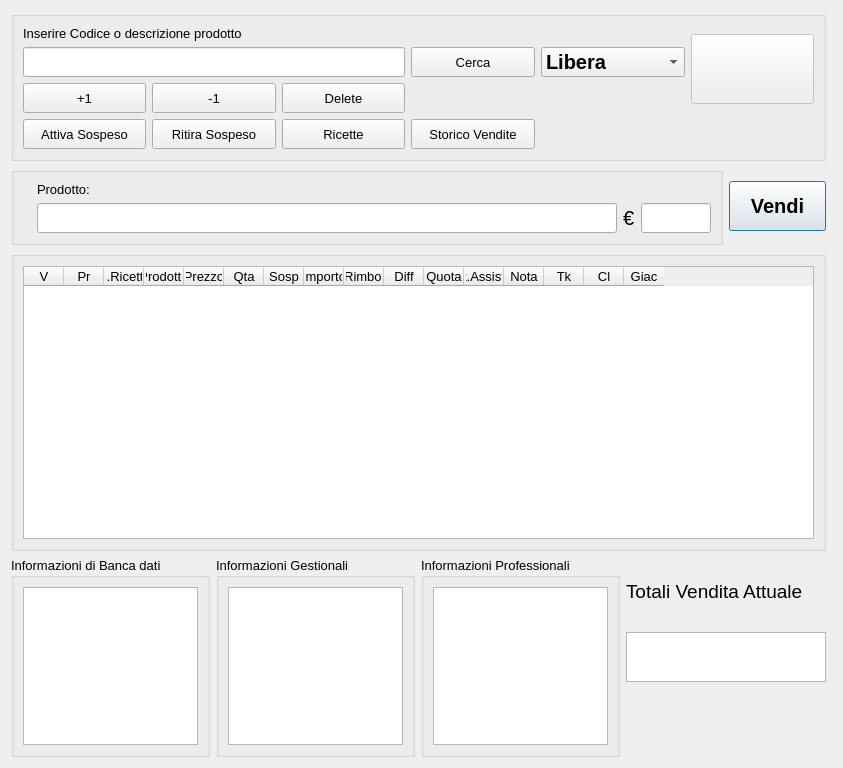
<?xml version="1.0" encoding="UTF-8"?>
<ui version="4.0">
 <class>Dialog</class>
 <widget class="QDialog" name="Dialog">
  <property name="geometry">
   <rect>
    <x>0</x>
    <y>0</y>
    <width>843</width>
    <height>753</height>
   </rect>
  </property>
  <property name="font">
   <font>
    <pointsize>10</pointsize>
   </font>
  </property>
  <property name="windowTitle">
   <string>Dialog</string>
  </property>
  <layout class="QGridLayout" name="gridLayout_2">
   <item row="3" column="0" rowspan="3">
    <widget class="QGroupBox" name="groupBox_InfoBancaDati">
     <property name="minimumSize">
      <size>
       <width>0</width>
       <height>200</height>
      </size>
     </property>
     <property name="maximumSize">
      <size>
       <width>16777215</width>
       <height>200</height>
      </size>
     </property>
     <property name="title">
      <string>Informazioni di Banca dati</string>
     </property>
     <layout class="QGridLayout" name="gridLayout_5">
      <item row="0" column="0">
       <widget class="QTableWidget" name="tableWidget_InformazioniBancaDati"/>
      </item>
     </layout>
    </widget>
   </item>
   <item row="3" column="1" rowspan="3">
    <widget class="QGroupBox" name="groupBox_InformazioniGestionali">
     <property name="minimumSize">
      <size>
       <width>0</width>
       <height>200</height>
      </size>
     </property>
     <property name="maximumSize">
      <size>
       <width>16777215</width>
       <height>200</height>
      </size>
     </property>
     <property name="font">
      <font>
       <pointsize>10</pointsize>
      </font>
     </property>
     <property name="title">
      <string>Informazioni Gestionali</string>
     </property>
     <layout class="QGridLayout" name="gridLayout_6">
      <item row="0" column="0">
       <widget class="QTableWidget" name="tableWidget_InformazioniGestionali"/>
      </item>
     </layout>
    </widget>
   </item>
   <item row="3" column="2" rowspan="3">
    <widget class="QGroupBox" name="groupBox_InformazioniProfessionali">
     <property name="minimumSize">
      <size>
       <width>0</width>
       <height>200</height>
      </size>
     </property>
     <property name="maximumSize">
      <size>
       <width>16777215</width>
       <height>200</height>
      </size>
     </property>
     <property name="font">
      <font>
       <pointsize>10</pointsize>
      </font>
     </property>
     <property name="title">
      <string>Informazioni Professionali</string>
     </property>
     <layout class="QGridLayout" name="gridLayout_7">
      <item row="0" column="0">
       <widget class="QTableWidget" name="tableWidget_InformazioniProfessionali"/>
      </item>
     </layout>
    </widget>
   </item>
   <item row="3" column="3" colspan="2">
    <widget class="QLabel" name="label_TotaliVenditaAttuale">
     <property name="font">
      <font>
       <pointsize>14</pointsize>
      </font>
     </property>
     <property name="layoutDirection">
      <enum>Qt::LeftToRight</enum>
     </property>
     <property name="autoFillBackground">
      <bool>false</bool>
     </property>
     <property name="text">
      <string>Totali Vendita Attuale</string>
     </property>
    </widget>
   </item>
   <item row="4" column="3" colspan="2">
    <widget class="QTextBrowser" name="textBrowser_valore_TotaliVenditaAttuale">
     <property name="minimumSize">
      <size>
       <width>200</width>
       <height>50</height>
      </size>
     </property>
     <property name="maximumSize">
      <size>
       <width>200</width>
       <height>50</height>
      </size>
     </property>
     <property name="font">
      <font>
       <pointsize>28</pointsize>
       <weight>75</weight>
       <bold>true</bold>
      </font>
     </property>
     <property name="html">
      <string>&lt;!DOCTYPE HTML PUBLIC &quot;-//W3C//DTD HTML 4.0//EN&quot; &quot;http://www.w3.org/TR/REC-html40/strict.dtd&quot;&gt;
&lt;html&gt;&lt;head&gt;&lt;meta name=&quot;qrichtext&quot; content=&quot;1&quot; /&gt;&lt;style type=&quot;text/css&quot;&gt;
p, li { white-space: pre-wrap; }
&lt;/style&gt;&lt;/head&gt;&lt;body style=&quot; font-family:'MS Shell Dlg 2'; font-size:28pt; font-weight:600; font-style:normal;&quot;&gt;
&lt;p align=&quot;center&quot; style=&quot;-qt-paragraph-type:empty; margin-top:0px; margin-bottom:0px; margin-left:0px; margin-right:0px; -qt-block-indent:0; text-indent:0px; font-size:10pt; font-weight:400;&quot;&gt;&lt;br /&gt;&lt;/p&gt;
&lt;p align=&quot;center&quot; style=&quot;-qt-paragraph-type:empty; margin-top:0px; margin-bottom:0px; margin-left:0px; margin-right:0px; -qt-block-indent:0; text-indent:0px; font-size:10pt; font-weight:400;&quot;&gt;&lt;br /&gt;&lt;/p&gt;&lt;/body&gt;&lt;/html&gt;</string>
     </property>
    </widget>
   </item>
   <item row="5" column="5">
    <widget class="QFrame" name="frame">
     <property name="frameShape">
      <enum>QFrame::StyledPanel</enum>
     </property>
     <property name="frameShadow">
      <enum>QFrame::Raised</enum>
     </property>
    </widget>
   </item>
   <item row="2" column="0" colspan="5">
    <widget class="QGroupBox" name="groupBox_Vendita">
     <property name="sizePolicy">
      <sizepolicy hsizetype="Preferred" vsizetype="Preferred">
       <horstretch>0</horstretch>
       <verstretch>0</verstretch>
      </sizepolicy>
     </property>
     <property name="minimumSize">
      <size>
       <width>595</width>
       <height>300</height>
      </size>
     </property>
     <property name="styleSheet">
      <string notr="true"/>
     </property>
     <property name="title">
      <string/>
     </property>
     <layout class="QGridLayout" name="gridLayout_4">
      <item row="0" column="0">
       <widget class="QTableWidget" name="tableWidget_Vendita">
        <property name="enabled">
         <bool>true</bool>
        </property>
        <property name="sizePolicy">
         <sizepolicy hsizetype="Expanding" vsizetype="Expanding">
          <horstretch>0</horstretch>
          <verstretch>0</verstretch>
         </sizepolicy>
        </property>
        <property name="styleSheet">
         <string notr="true"/>
        </property>
        <property name="autoScroll">
         <bool>true</bool>
        </property>
        <property name="alternatingRowColors">
         <bool>true</bool>
        </property>
        <property name="selectionMode">
         <enum>QAbstractItemView::ContiguousSelection</enum>
        </property>
        <property name="selectionBehavior">
         <enum>QAbstractItemView::SelectRows</enum>
        </property>
        <property name="horizontalScrollMode">
         <enum>QAbstractItemView::ScrollPerItem</enum>
        </property>
        <attribute name="horizontalHeaderVisible">
         <bool>true</bool>
        </attribute>
        <attribute name="horizontalHeaderCascadingSectionResizes">
         <bool>false</bool>
        </attribute>
        <attribute name="horizontalHeaderDefaultSectionSize">
         <number>40</number>
        </attribute>
        <attribute name="horizontalHeaderHighlightSections">
         <bool>true</bool>
        </attribute>
        <attribute name="horizontalHeaderMinimumSectionSize">
         <number>40</number>
        </attribute>
        <attribute name="horizontalHeaderShowSortIndicator" stdset="0">
         <bool>false</bool>
        </attribute>
        <attribute name="horizontalHeaderStretchLastSection">
         <bool>false</bool>
        </attribute>
        <attribute name="verticalHeaderVisible">
         <bool>true</bool>
        </attribute>
        <attribute name="verticalHeaderCascadingSectionResizes">
         <bool>false</bool>
        </attribute>
        <column>
         <property name="text">
          <string>V</string>
         </property>
        </column>
        <column>
         <property name="text">
          <string>Pr</string>
         </property>
        </column>
        <column>
         <property name="text">
          <string>N.Ricetta</string>
         </property>
        </column>
        <column>
         <property name="text">
          <string>Prodotto</string>
         </property>
        </column>
        <column>
         <property name="text">
          <string>Prezzo</string>
         </property>
        </column>
        <column>
         <property name="text">
          <string>Qta</string>
         </property>
        </column>
        <column>
         <property name="text">
          <string>Sosp</string>
         </property>
        </column>
        <column>
         <property name="text">
          <string>Importo</string>
         </property>
        </column>
        <column>
         <property name="text">
          <string>Pr.Rimborso</string>
         </property>
        </column>
        <column>
         <property name="text">
          <string>Diff</string>
         </property>
        </column>
        <column>
         <property name="text">
          <string>Quota</string>
         </property>
        </column>
        <column>
         <property name="text">
          <string>Tot.Assistito</string>
         </property>
        </column>
        <column>
         <property name="text">
          <string>Nota</string>
         </property>
        </column>
        <column>
         <property name="text">
          <string>Tk</string>
         </property>
        </column>
        <column>
         <property name="text">
          <string>Cl</string>
         </property>
        </column>
        <column>
         <property name="text">
          <string>Giac</string>
         </property>
        </column>
       </widget>
      </item>
     </layout>
    </widget>
   </item>
   <item row="1" column="4">
    <widget class="QPushButton" name="pushButton_Vendi">
     <property name="minimumSize">
      <size>
       <width>0</width>
       <height>50</height>
      </size>
     </property>
     <property name="font">
      <font>
       <pointsize>15</pointsize>
       <weight>75</weight>
       <bold>true</bold>
      </font>
     </property>
     <property name="text">
      <string>Vendi</string>
     </property>
    </widget>
   </item>
   <item row="1" column="0" colspan="4">
    <widget class="QGroupBox" name="groupBox_descrizione_prodotto_selezionato">
     <property name="sizePolicy">
      <sizepolicy hsizetype="Preferred" vsizetype="Fixed">
       <horstretch>0</horstretch>
       <verstretch>0</verstretch>
      </sizepolicy>
     </property>
     <property name="maximumSize">
      <size>
       <width>16777215</width>
       <height>100</height>
      </size>
     </property>
     <property name="title">
      <string/>
     </property>
     <layout class="QGridLayout" name="gridLayout_3">
      <item row="0" column="3">
       <widget class="QLabel" name="label_Prodotto">
        <property name="text">
         <string>Prodotto:</string>
        </property>
       </widget>
      </item>
      <item row="1" column="6">
       <widget class="QLineEdit" name="lineEdit_PrezzoProdottoSelezionato">
        <property name="minimumSize">
         <size>
          <width>0</width>
          <height>30</height>
         </size>
        </property>
        <property name="maximumSize">
         <size>
          <width>70</width>
          <height>16777215</height>
         </size>
        </property>
        <property name="readOnly">
         <bool>true</bool>
        </property>
       </widget>
      </item>
      <item row="1" column="3">
       <widget class="QLineEdit" name="lineEdit_DescrizioneProdottoSelezionato">
        <property name="minimumSize">
         <size>
          <width>200</width>
          <height>30</height>
         </size>
        </property>
        <property name="readOnly">
         <bool>true</bool>
        </property>
       </widget>
      </item>
      <item row="1" column="5">
       <widget class="QLabel" name="label_Euro">
        <property name="font">
         <font>
          <pointsize>15</pointsize>
         </font>
        </property>
        <property name="text">
         <string>€</string>
        </property>
       </widget>
      </item>
      <item row="0" column="2">
       <widget class="QLabel" name="label_AICSelezione">
        <property name="text">
         <string/>
        </property>
       </widget>
      </item>
     </layout>
    </widget>
   </item>
   <item row="0" column="0" colspan="5">
    <widget class="QGroupBox" name="groupBox_inserimento_prodott">
     <property name="sizePolicy">
      <sizepolicy hsizetype="Preferred" vsizetype="Fixed">
       <horstretch>0</horstretch>
       <verstretch>0</verstretch>
      </sizepolicy>
     </property>
     <property name="maximumSize">
      <size>
       <width>16777215</width>
       <height>150</height>
      </size>
     </property>
     <property name="title">
      <string/>
     </property>
     <layout class="QGridLayout" name="gridLayout">
      <item row="0" column="0" colspan="3">
       <widget class="QLabel" name="label_InserireCodice">
        <property name="text">
         <string>Inserire Codice o descrizione prodotto</string>
        </property>
       </widget>
      </item>
      <item row="0" column="5" rowspan="3">
       <widget class="QPushButton" name="pushButton_ricettaRossa">
        <property name="enabled">
         <bool>false</bool>
        </property>
        <property name="minimumSize">
         <size>
          <width>101</width>
          <height>70</height>
         </size>
        </property>
        <property name="text">
         <string/>
        </property>
        <property name="icon">
         <iconset>
          <normaloff>PNG/Ricetta_rossa_template.png</normaloff>
          <disabledoff>PNG/Ricetta_rossa_template_disabled.png</disabledoff>PNG/Ricetta_rossa_template.png</iconset>
        </property>
        <property name="iconSize">
         <size>
          <width>101</width>
          <height>70</height>
         </size>
        </property>
       </widget>
      </item>
      <item row="1" column="3">
       <widget class="QPushButton" name="pushButton_Cerca">
        <property name="sizePolicy">
         <sizepolicy hsizetype="Minimum" vsizetype="Fixed">
          <horstretch>0</horstretch>
          <verstretch>0</verstretch>
         </sizepolicy>
        </property>
        <property name="minimumSize">
         <size>
          <width>0</width>
          <height>30</height>
         </size>
        </property>
        <property name="text">
         <string>Cerca</string>
        </property>
        <property name="shortcut">
         <string>Return</string>
        </property>
       </widget>
      </item>
      <item row="1" column="4">
       <widget class="QComboBox" name="comboBox_TipoVendita">
        <property name="enabled">
         <bool>true</bool>
        </property>
        <property name="sizePolicy">
         <sizepolicy hsizetype="Minimum" vsizetype="Fixed">
          <horstretch>0</horstretch>
          <verstretch>0</verstretch>
         </sizepolicy>
        </property>
        <property name="minimumSize">
         <size>
          <width>0</width>
          <height>30</height>
         </size>
        </property>
        <property name="font">
         <font>
          <pointsize>15</pointsize>
          <weight>75</weight>
          <bold>true</bold>
         </font>
        </property>
        <property name="layoutDirection">
         <enum>Qt::LeftToRight</enum>
        </property>
        <property name="editable">
         <bool>false</bool>
        </property>
        <property name="currentText">
         <string>Libera</string>
        </property>
        <item>
         <property name="text">
          <string>Libera</string>
         </property>
        </item>
        <item>
         <property name="text">
          <string>Soggetta</string>
         </property>
        </item>
        <item>
         <property name="text">
          <string>Parziale 2pz</string>
         </property>
        </item>
        <item>
         <property name="text">
          <string>Parziale 6pz</string>
         </property>
        </item>
        <item>
         <property name="text">
          <string>Totale 2pz</string>
         </property>
        </item>
        <item>
         <property name="text">
          <string>Totale 6pz</string>
         </property>
        </item>
       </widget>
      </item>
      <item row="2" column="0">
       <widget class="QPushButton" name="pushButton_PlusOne">
        <property name="sizePolicy">
         <sizepolicy hsizetype="Minimum" vsizetype="Fixed">
          <horstretch>0</horstretch>
          <verstretch>0</verstretch>
         </sizepolicy>
        </property>
        <property name="minimumSize">
         <size>
          <width>0</width>
          <height>30</height>
         </size>
        </property>
        <property name="text">
         <string>+1</string>
        </property>
       </widget>
      </item>
      <item row="2" column="1">
       <widget class="QPushButton" name="pushButton_LessOne">
        <property name="sizePolicy">
         <sizepolicy hsizetype="Minimum" vsizetype="Fixed">
          <horstretch>0</horstretch>
          <verstretch>0</verstretch>
         </sizepolicy>
        </property>
        <property name="minimumSize">
         <size>
          <width>0</width>
          <height>30</height>
         </size>
        </property>
        <property name="text">
         <string>-1</string>
        </property>
       </widget>
      </item>
      <item row="2" column="2">
       <widget class="QPushButton" name="pushButton_Delete">
        <property name="sizePolicy">
         <sizepolicy hsizetype="Minimum" vsizetype="Fixed">
          <horstretch>0</horstretch>
          <verstretch>0</verstretch>
         </sizepolicy>
        </property>
        <property name="minimumSize">
         <size>
          <width>0</width>
          <height>30</height>
         </size>
        </property>
        <property name="text">
         <string>Delete</string>
        </property>
       </widget>
      </item>
      <item row="3" column="0">
       <widget class="QPushButton" name="pushButton_attivaSospeso">
        <property name="enabled">
         <bool>true</bool>
        </property>
        <property name="sizePolicy">
         <sizepolicy hsizetype="Minimum" vsizetype="Fixed">
          <horstretch>0</horstretch>
          <verstretch>0</verstretch>
         </sizepolicy>
        </property>
        <property name="minimumSize">
         <size>
          <width>0</width>
          <height>30</height>
         </size>
        </property>
        <property name="text">
         <string>Attiva Sospeso</string>
        </property>
       </widget>
      </item>
      <item row="3" column="1">
       <widget class="QPushButton" name="pushButton_ritiraSospeso">
        <property name="minimumSize">
         <size>
          <width>0</width>
          <height>30</height>
         </size>
        </property>
        <property name="text">
         <string>Ritira Sospeso</string>
        </property>
       </widget>
      </item>
      <item row="1" column="0" colspan="3">
       <widget class="QLineEdit" name="lineEdit_InserireCodice">
        <property name="sizePolicy">
         <sizepolicy hsizetype="Minimum" vsizetype="Fixed">
          <horstretch>0</horstretch>
          <verstretch>0</verstretch>
         </sizepolicy>
        </property>
        <property name="minimumSize">
         <size>
          <width>200</width>
          <height>30</height>
         </size>
        </property>
       </widget>
      </item>
      <item row="3" column="3">
       <widget class="QPushButton" name="pushButton_storicoVendite">
        <property name="minimumSize">
         <size>
          <width>0</width>
          <height>30</height>
         </size>
        </property>
        <property name="text">
         <string>Storico Vendite</string>
        </property>
       </widget>
      </item>
      <item row="3" column="2">
       <widget class="QPushButton" name="pushButton_Ricette">
        <property name="minimumSize">
         <size>
          <width>0</width>
          <height>30</height>
         </size>
        </property>
        <property name="text">
         <string>Ricette</string>
        </property>
       </widget>
      </item>
     </layout>
    </widget>
   </item>
  </layout>
 </widget>
 <resources/>
 <connections/>
</ui>
